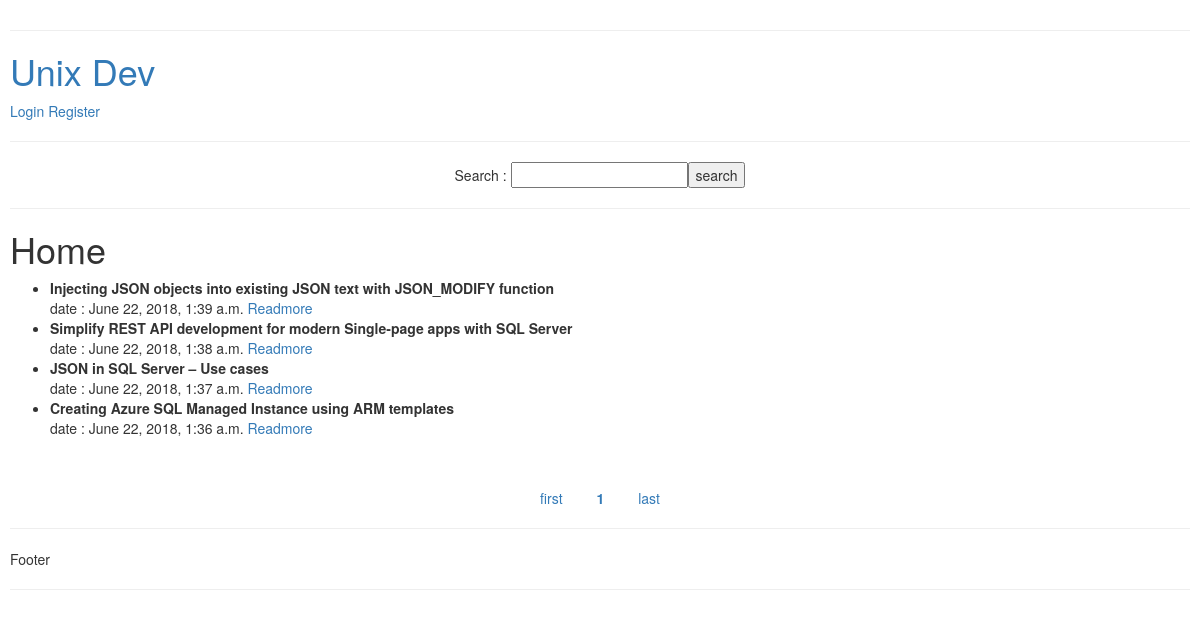
The page /blog/ on the database as committed earlier.
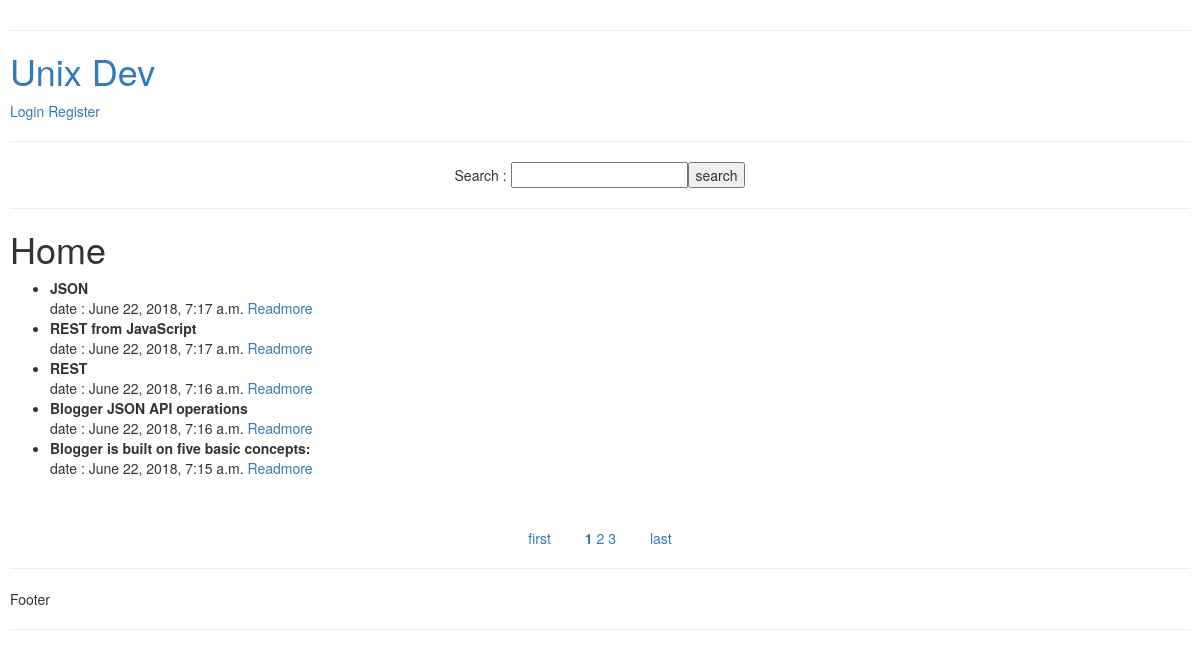
The same page on the database as committed later.
### blog/models.py (models this page shows, shortened)
class Blog(models.Model):
    user = models.ForeignKey(User, on_delete=models.CASCADE, default=1)
    title = models.CharField(max_length=100)
    content = models.CharField(max_length=255)
    created_at = models.DateTimeField(auto_now_add=True)
    updated_at = models.DateTimeField(auto_now=True)

### blog/views.py (the view)
# urls.py: path('', views.index, name='index'),
def index(request):
    print('index')
    list_title = Blog.objects.order_by('-created_at')
    paginator = Paginator(list_title, 5)
    page = request.GET.get('page')
    blogs = paginator.get_page(page)
    return render(request, 'blog/index.html', {'list' : blogs, 'user' : { 'user_name': request.user ,'status_login': sessionResult(request)}})

### blog/views.py (called while the page is built)
def sessionResult(request):
    if request.session.keys():
        return True
    else:
        return False

### blog/templates/blog/index.html (shortened to what this page needs)
{% extends 'base_layout.html' %}
{% block content %}
    <h1>Home</h1>
    {% if list %}
        <ul>
            {% for item in list %}
                <li style="font-weight: bold">{{item.title}}</li>date : {{item.created_at}} <a href="{% url 'blog:detail' item.id %}">Readmore</a>
            {% endfor %}
        </ul>
        <br>
        <div class="pagination" style="text-align: center; display: block;">
            <a href="?page=1">first</a>
            <div style="display: inline; padding-left: 30px; padding-right: 30px">
                {% for i in list.paginator.page_range %}
                    {% if list.number == i %}
                        <strong><a href="?page={{i}}">{{i}}</a></strong>
                    {% else %}
                        <a href="?page={{i}}">{{i}}</a>
                    {% endif %}
                {% endfor %}
            </div>
            <a href="?page={{ list.paginator.num_pages }}">last</a>
        </div>
    {% else %}
        <p>This blog is Empty</p>
        <button><a href="{% url 'blog:addForm' %}">AddContent</a></button>
    {% endif %}
{% endblock %}

Rows that differ between the two databases and show on the page:
no longer on this page (row unchanged): Blog: title "Injecting JSON objects into existing JSON text with JSON_MODIFY function", created_at "June 22, 2018, 1:39 a.m."
no longer on this page (row unchanged): Blog: title "Simplify REST API development for modern Single-page apps with SQL Server", created_at "June 22, 2018, 1:38 a.m."
no longer on this page (row unchanged): Blog: title "JSON in SQL Server – Use cases", created_at "June 22, 2018, 1:37 a.m."
no longer on this page (row unchanged): Blog: title "Creating Azure SQL Managed Instance using ARM templates", created_at "June 22, 2018, 1:36 a.m."
added Blog: title "JSON", created_at "June 22, 2018, 7:17 a.m."
added Blog: title "REST from JavaScript", created_at "June 22, 2018, 7:17 a.m."
added Blog: title "REST", created_at "June 22, 2018, 7:16 a.m."
added Blog: title "Blogger JSON API operations", created_at "June 22, 2018, 7:16 a.m."
added Blog: title "Blogger is built on five basic concepts:", created_at "June 22, 2018, 7:15 a.m."
Other text that changed with them:
new list line: "2"
new list line: "3"
